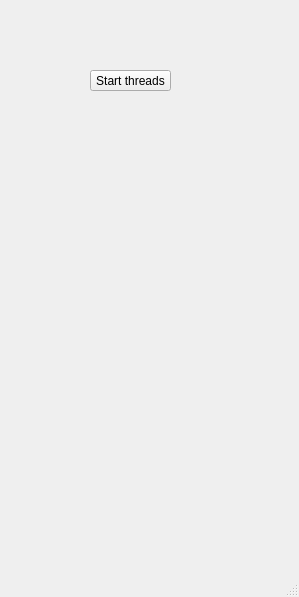
<?xml version="1.0" encoding="UTF-8"?>
<ui version="4.0">
 <class>MainWindow</class>
 <widget class="QMainWindow" name="MainWindow">
  <property name="geometry">
   <rect>
    <x>0</x>
    <y>0</y>
    <width>299</width>
    <height>597</height>
   </rect>
  </property>
  <property name="windowTitle">
   <string>MainWindow</string>
  </property>
  <widget class="QWidget" name="centralwidget">
   <widget class="QPushButton" name="pushButton">
    <property name="geometry">
     <rect>
      <x>90</x>
      <y>70</y>
      <width>81</width>
      <height>21</height>
     </rect>
    </property>
    <property name="text">
     <string>Start threads</string>
    </property>
   </widget>
  </widget>
  <widget class="QMenuBar" name="menubar">
   <property name="geometry">
    <rect>
     <x>0</x>
     <y>0</y>
     <width>299</width>
     <height>20</height>
    </rect>
   </property>
  </widget>
  <widget class="QStatusBar" name="statusbar"/>
 </widget>
 <resources/>
 <connections/>
</ui>
